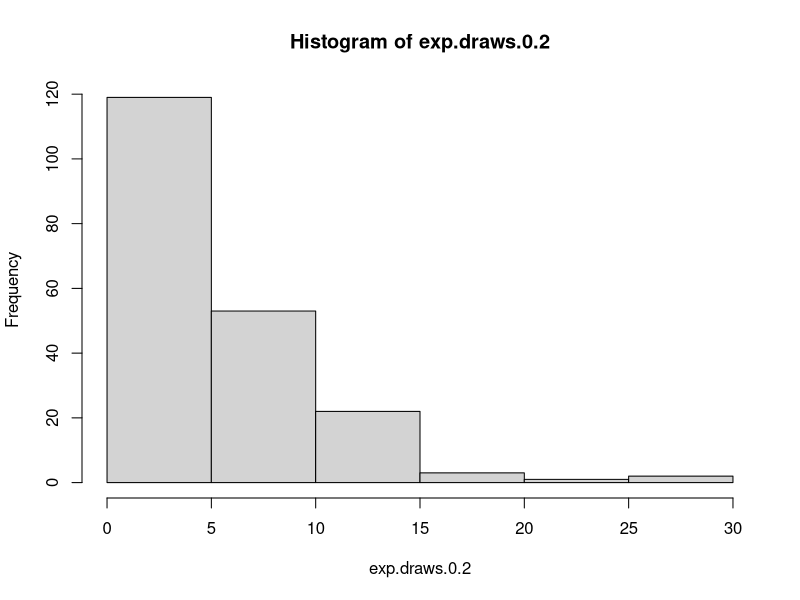
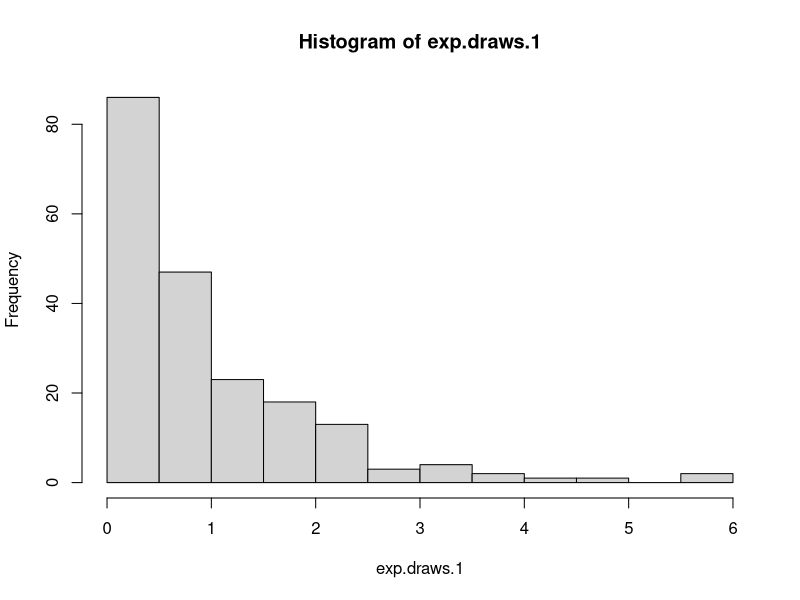
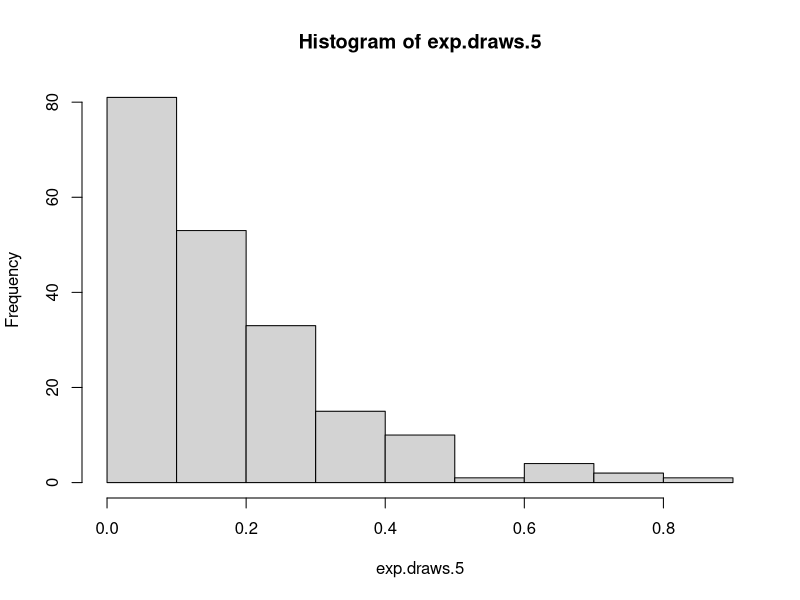
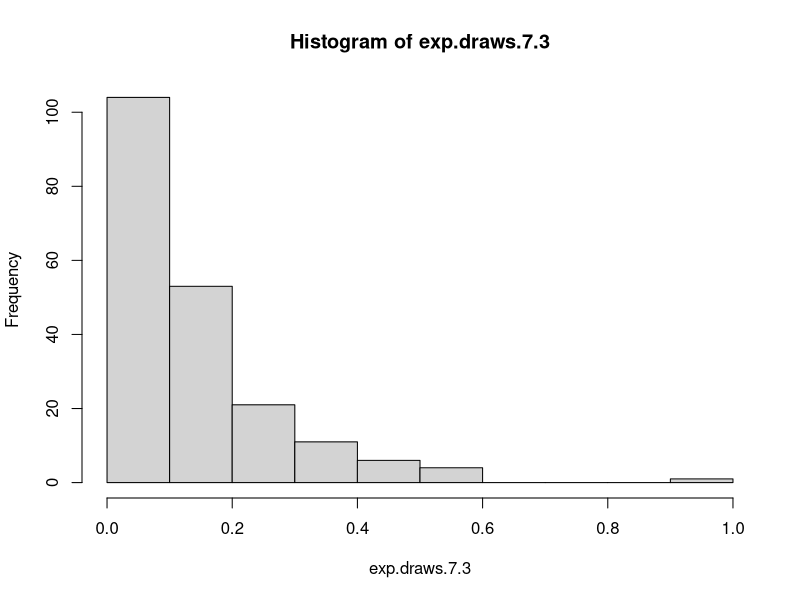
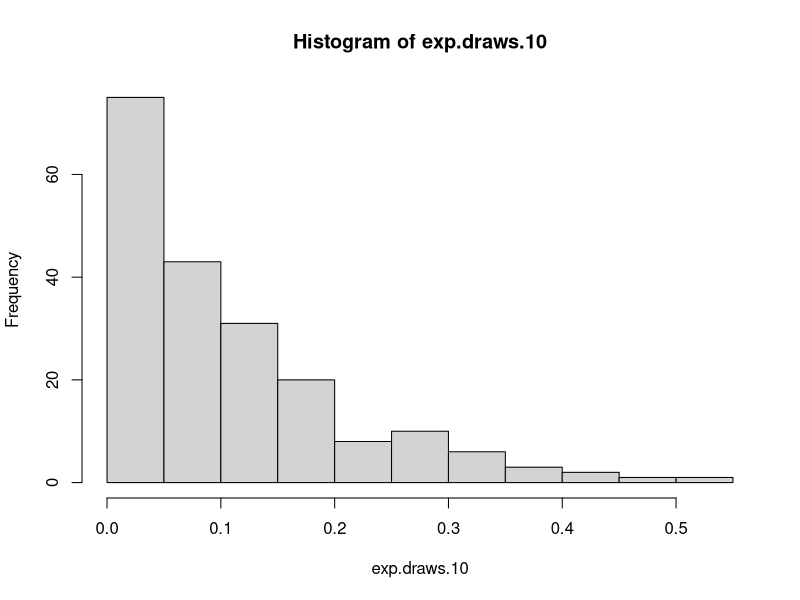
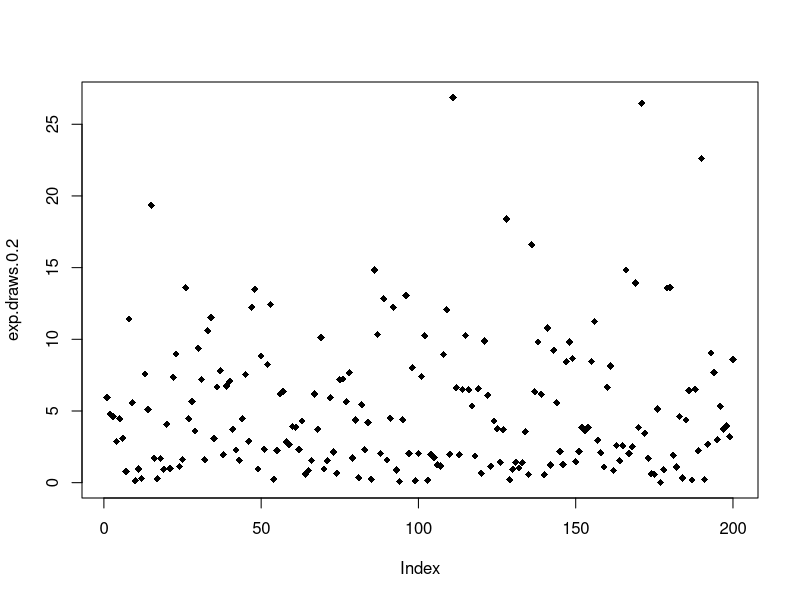
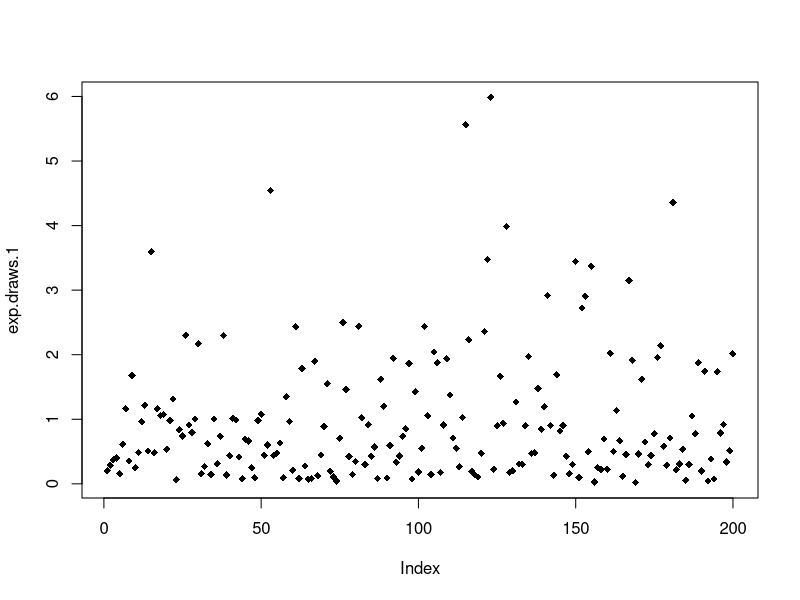
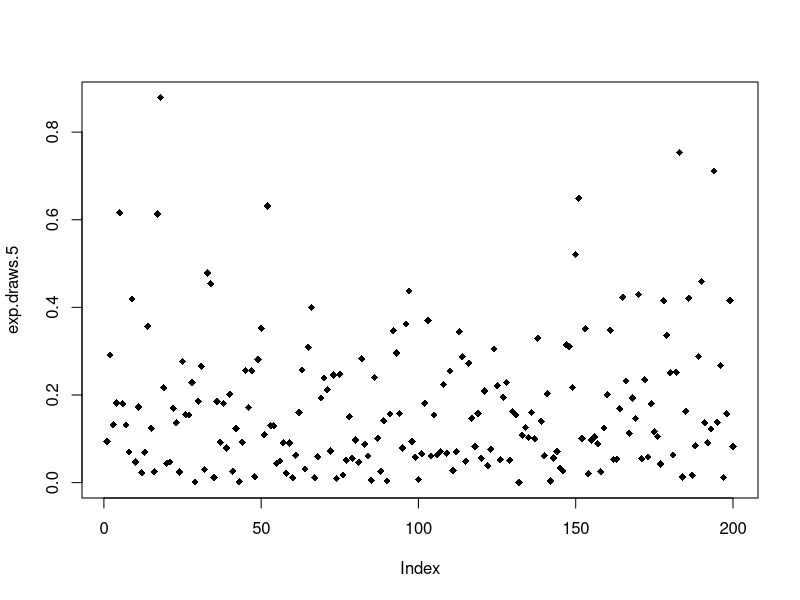

These figures' R source, in order:
## ---- chunk 1
# Maydelis K. Minaya 
# Week 2 Pre-Class

## ---- chunk 2

exp.draws.1 <- rexp(n=200)
exp.draws.1 # printing the data to look if it ran ok.
mean.1 <-mean(exp.draws.1)
# the mean is 1.186378
sd.1 <-sd(exp.draws.1)
# the standard deviation is 1.219688

## ---- chunk 3

exp.draws.0.2 <- rexp(n=200, rate = 0.2)
mean.02 <- mean(exp.draws.0.2)
sd.0.2 <-sd(exp.draws.0.2)
exp.draws.5 <- rexp(n=200, rate = 5)
mean.5 <- mean(exp.draws.5)
sd.5 <-sd(exp.draws.5)
exp.draws.7.3 <- rexp(n=200, rate = 7.3) 
mean.7.3 <- mean(exp.draws.7.3)
sd.7.3 <-sd(exp.draws.7.3)
exp.draws.10 <- rexp(n=200, rate = 10) 
mean.10 <-mean(exp.draws.10)
sd.10 <-sd(exp.draws.10)

## ---- chunk 4
hist(exp.draws.0.2, pch=18)
hist(exp.draws.1, pch=18)
hist(exp.draws.5,pch=18)
hist(exp.draws.7.3)
hist(exp.draws.10, pch=18) 
## ---- chunk 5
plot(exp.draws.0.2, pch=18)
plot(exp.draws.1, pch=18)
plot(exp.draws.5,pch=18)
plot(exp.draws.7.3)
plot(exp.draws.10, pch=18) 

## ---- chunk 6

plot(exp.draws.5, exp.draws.10, pch=15, col="Purple")
# the plot function gives generates the graph in the (x,y) order

## ---- chunk 7
mean.vector <-c(mean.1, mean.02, mean.5, mean.7.3, mean.10)
plot(mean.vector,pch=16,col=c("blue", "red", "green", "pink" ,"purple"))
rates.vector =c(1,0.2,5,7.3,10)
plot(rates.vector,mean.vector,pch=16,col=c("blue", "red", "green", "pink" ,"purple"))

# mean vs. rates (plot rates on the x-axis for better comparison)

# This graph shows a decreasing trend, as the rate increases the mean drops and approaches zero.

## ---- chunk 8

sd.vector <-c(sd.1,sd.0.2,sd.5,sd.7.3,sd.10)

plot(rates.vector,sd.vector,pch=18,col=c("blue", "red", "green", "pink" ,"purple"))

# This graph shows a decreasing trend, as the rate increases the standard deviation drops and approaches zero
# Same trend as observed with the means
## ---- chunk 9
plot(sd.vector,mean.vector,pch=18,col=c("blue", "red", "green", "pink" ,"purple"))

# This graph shows an increasing trend in a linear fashion. The standard deviation increases as the mean increases.
# Most  of the points appear to be clustered around zero

